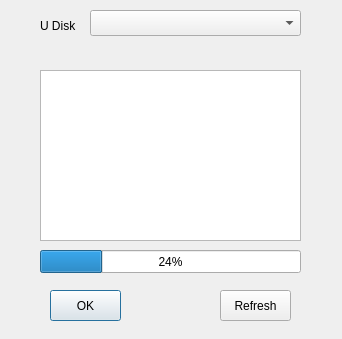
<?xml version="1.0" encoding="UTF-8"?>
<ui version="4.0">
 <class>UDiskShow</class>
 <widget class="QDialog" name="UDiskShow">
  <property name="geometry">
   <rect>
    <x>0</x>
    <y>0</y>
    <width>342</width>
    <height>339</height>
   </rect>
  </property>
  <property name="windowTitle">
   <string>Dialog</string>
  </property>
  <property name="windowIcon">
   <iconset>
    <normaloff>:/resource/image/Title.png</normaloff>:/resource/image/Title.png</iconset>
  </property>
  <widget class="QListWidget" name="lwUDiskInfo">
   <property name="geometry">
    <rect>
     <x>40</x>
     <y>70</y>
     <width>261</width>
     <height>171</height>
    </rect>
   </property>
  </widget>
  <widget class="QLabel" name="lbUDiskTip">
   <property name="geometry">
    <rect>
     <x>40</x>
     <y>50</y>
     <width>291</width>
     <height>17</height>
    </rect>
   </property>
   <property name="text">
    <string/>
   </property>
  </widget>
  <widget class="QPushButton" name="btnOK">
   <property name="geometry">
    <rect>
     <x>50</x>
     <y>290</y>
     <width>71</width>
     <height>31</height>
    </rect>
   </property>
   <property name="text">
    <string>OK</string>
   </property>
  </widget>
  <widget class="QPushButton" name="btnRefresh">
   <property name="geometry">
    <rect>
     <x>220</x>
     <y>290</y>
     <width>71</width>
     <height>31</height>
    </rect>
   </property>
   <property name="text">
    <string>Refresh</string>
   </property>
  </widget>
  <widget class="QLabel" name="lbUDiskTag">
   <property name="geometry">
    <rect>
     <x>40</x>
     <y>20</y>
     <width>54</width>
     <height>12</height>
    </rect>
   </property>
   <property name="text">
    <string>U Disk</string>
   </property>
  </widget>
  <widget class="QComboBox" name="cBoxUDiskTag">
   <property name="geometry">
    <rect>
     <x>90</x>
     <y>10</y>
     <width>211</width>
     <height>26</height>
    </rect>
   </property>
  </widget>
  <widget class="QProgressBar" name="pBarUDiskHardPB">
   <property name="geometry">
    <rect>
     <x>40</x>
     <y>250</y>
     <width>261</width>
     <height>23</height>
    </rect>
   </property>
   <property name="value">
    <number>24</number>
   </property>
   <property name="textDirection">
    <enum>QProgressBar::TopToBottom</enum>
   </property>
  </widget>
 </widget>
 <resources/>
 <connections/>
</ui>
